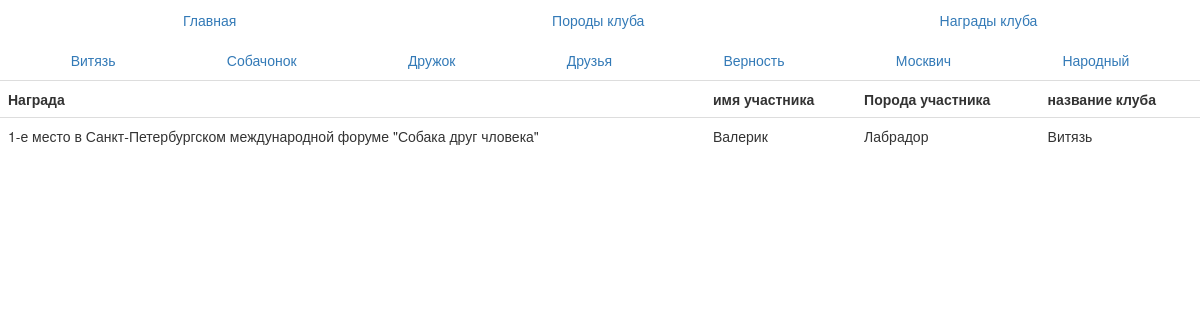
The page /Test/Club_Awards_Vityaz.php on the database its author committed.
### tables this page shows
CREATE TABLE `dogsparticipants` (
  `id` int(10) UNSIGNED NOT NULL COMMENT 'Индекс',
  `Host_id` int(10) UNSIGNED NOT NULL COMMENT 'Хозяин',
  `Club_id` int(10) UNSIGNED DEFAULT NULL COMMENT 'Клуб',
  `id_Pedigree` int(10) UNSIGNED DEFAULT NULL COMMENT 'Родословная ',
  `Nickname` varchar(255) NOT NULL COMMENT 'Кличка',
  `Breed` varchar(255) NOT NULL COMMENT 'Порода',
  `Old` int(20) UNSIGNED NOT NULL COMMENT 'Возраст',
  `Exhibition` int(11) NOT NULL COMMENT 'Выставка',
  `Awards` varchar(255) DEFAULT NULL COMMENT 'Награды собаки'
);

CREATE TABLE `club` (
  `id` int(10) UNSIGNED NOT NULL,
  `Name_club` varchar(255) NOT NULL,
  `Numbers` mediumint(8) UNSIGNED NOT NULL
);

### Test/Club_Awards_Vityaz.php (the view, shortened to what this page needs)
<!DOCTYPE html>
<html>
<head>
    <link rel="stylesheet" href="1.css">
    <link rel="stylesheet" href="https://maxcdn.bootstrapcdn.com/bootstrap/3.3.6/css/bootstrap.min.css">
</head>
<body>
<div class="container-fluid">
    <ul class="nav nav-justified">
        <li><a href="index.html">Главная</a></li>
        <li><a href="Breed_club.php">Породы клуба</a></li>
        <li><a href="Club_Awards.php">Награды клуба</a></li>
    </ul>
</div>
<header class="container-fluid">
    <ul class="nav nav-justified">
        <li><a href="Club_Awards_Vityaz.php">Витязь</a></li>
        <li><a href="Club_Awards_Sobachonok.php">Собачонок</a></li>
        <li><a href="Club_Awards_Friend.php">Дружок</a></li>
        <li><a href="Club_Awards_Friends.php"> Друзья</a></li>
        <li><a href="Club_Awards_Fidelity.php"> Верность</a></li>
        <li><a href="Club_Awards_Moscow.php"> Москвич</a></li>
        <li><a href="Club_Awards_people.php"> Народный</a></li>
    </ul>
</header>
<?php
$settings = [
    'host' => 'localhost',
    'user' => 'root',
    'password' => '',
    'db_name' =>'coursework'
];
$link = mysqli_connect($settings['host'],$settings['user'],$settings['password'],$settings['db_name']);
mysqli_set_charset ($link , 'utf8');
$query = "SELECT dogsparticipants.Awards, dogsparticipants.Nickname, dogsparticipants.Breed, club.Name_club FROM dogsparticipants INNER JOIN club ON club.id = dogsparticipants.Club_id AND club.Name_club = \"Витязь\" AND dogsparticipants.Awards IS NOT NULL";
$result = mysqli_query($link, $query) or die("Ошибка".mysqli_error($link));
if($res === false)
{
    echo mysqli_error($link);
}
else
{
    $rows = mysqli_num_rows($result);
    echo "<table class=\"table\"><tr><th>Награда</th><th>имя участника</th><th>Порода участника</th><th>название клуба</th></tr>";
    for($i = 0; $i < $rows ; ++$i)
    {
        $row = mysqli_fetch_row($result);
        echo "<tr>";
        for ($j = 0 ; $j < 4 ; ++$j) echo "<td>$row[$j]</td>";
        echo "</tr>";
    }
    echo "</table>";
}
?>
</body>
</html>

### Test/1.css (style rules this page uses)
body { font-family: 'Roboto', sans-serif; font-weight: 300; background-color: #c4d0ff; height: 100vh; }
header { padding: 0px 0; }

### rows shown on the page
dogsparticipants: Awards "1-е место в Санкт-Петербургском международной форуме \"Собака друг чловека\"", Nickname "Валерик", Breed "Лабрадор", Club.Name_club "Витязь"
